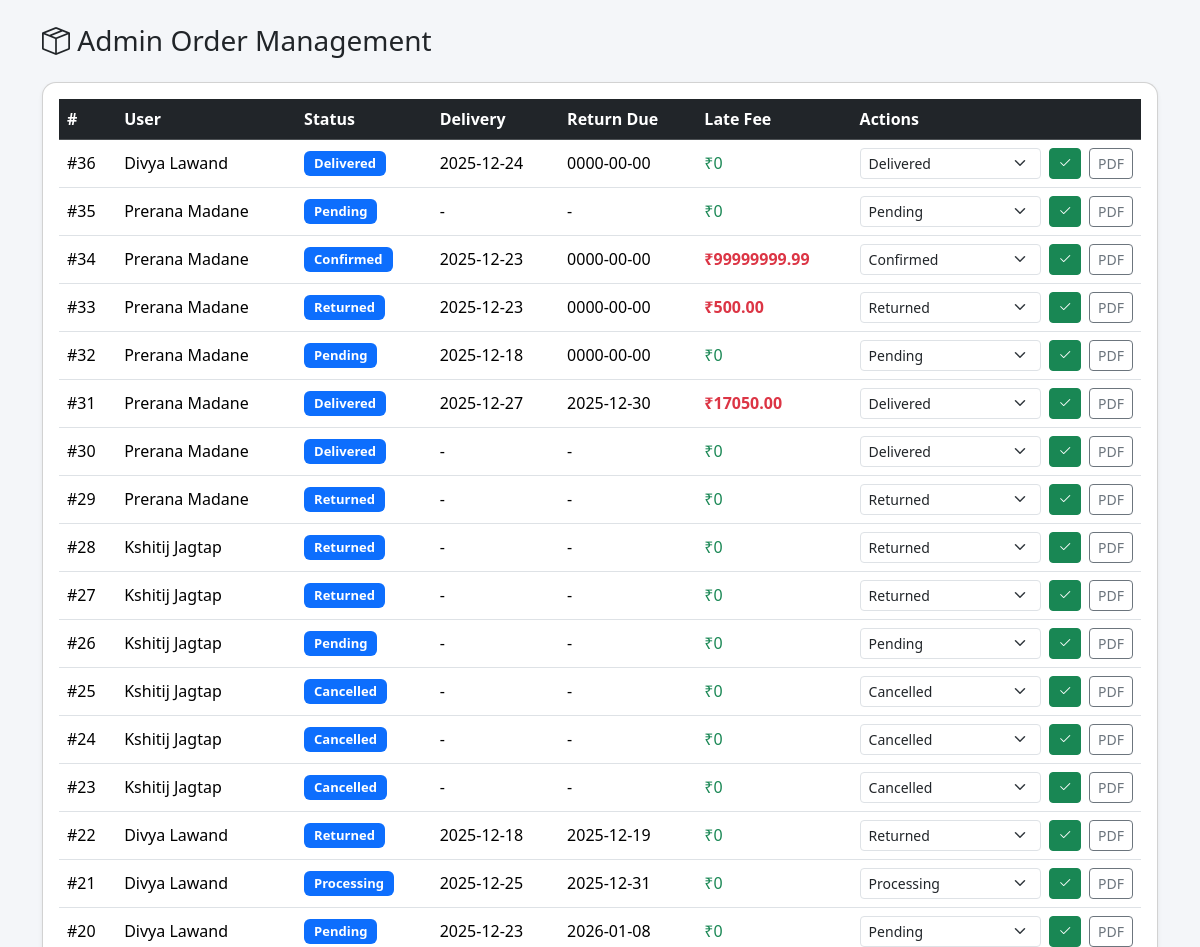
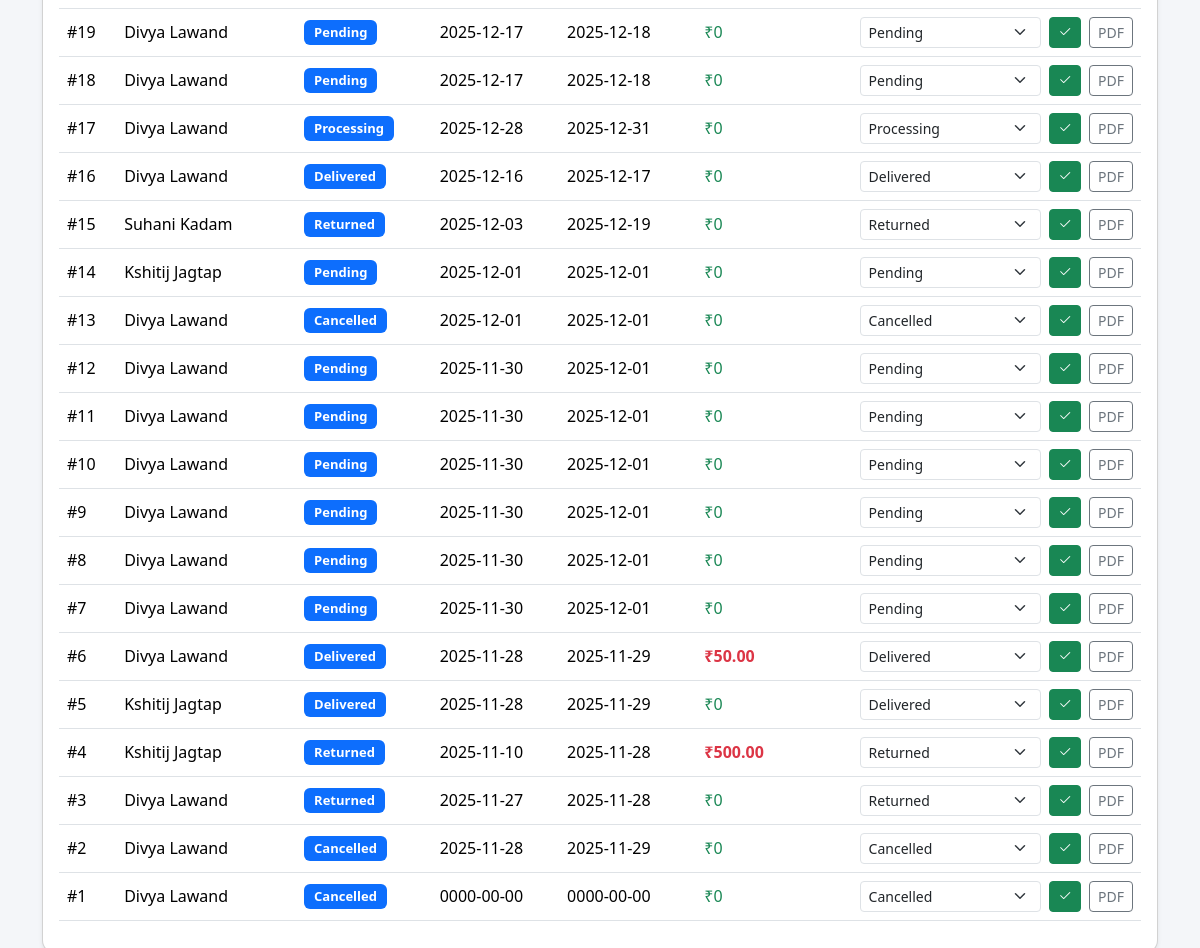
Screenshot of /admin_manage_orders.php with the database file from the repository (2 pictures, top to bottom).
### tables this page shows
CREATE TABLE `orders` (
  `order_id` int(11) NOT NULL,
  `user_id` int(11) DEFAULT NULL,
  `order_date` timestamp NOT NULL DEFAULT current_timestamp(),
  `order_status` enum('pending','confirmed','processing','delivered','returned','cancelled') DEFAULT 'pending',
  `delivery_date` date DEFAULT NULL,
  `return_due_date` date DEFAULT NULL,
  `cancellation_deadline` timestamp NULL DEFAULT NULL,
  `total_rent_amount` decimal(10,2) DEFAULT NULL,
  `total_deposit` decimal(10,2) DEFAULT NULL,
  `advance_amount` decimal(10,2) DEFAULT NULL,
  `final_amount` decimal(10,2) DEFAULT NULL,
  `late_fee` decimal(10,2) DEFAULT 0.00,
  `damage_fee` decimal(10,2) DEFAULT 0.00,
  `refund_amount` decimal(10,2) DEFAULT 0.00,
  `total_amount_payable` decimal(10,2) DEFAULT NULL,
  `delivered_at` datetime DEFAULT NULL,
  `returned_at` datetime DEFAULT NULL,
  `final_payment_status` enum('pending','paid') DEFAULT 'pending',
  `is_overdue` tinyint(1) DEFAULT 0,
  `payment_status` enum('pending','paid') DEFAULT 'pending',
  `payment_method` varchar(20) DEFAULT NULL,
  `paid_amount` decimal(10,2) DEFAULT NULL,
  `paid_at` datetime DEFAULT NULL
);

CREATE TABLE `users` (
  `user_id` int(11) NOT NULL,
  `full_name` varchar(100) DEFAULT NULL,
  `email` varchar(100) DEFAULT NULL,
  `mobile` varchar(15) DEFAULT NULL,
  `password` varchar(255) DEFAULT NULL,
  `address` text DEFAULT NULL,
  `created_at` timestamp NOT NULL DEFAULT current_timestamp()
);

### admin_manage_orders.php (the view, shortened to what this page needs)
<?php
include "../includes/db.php";
$orders = mysqli_query($conn, "
    SELECT o.*, u.full_name
    FROM orders o
    JOIN users u ON u.user_id = o.user_id
    ORDER BY o.order_id DESC
");
?>
<!DOCTYPE html>
<html lang="en">
<head>
<link href="https://cdn.jsdelivr.net/npm/bootstrap@5.3.2/dist/css/bootstrap.min.css" rel="stylesheet">
<link href="https://cdn.jsdelivr.net/npm/bootstrap-icons@1.11.3/font/bootstrap-icons.css" rel="stylesheet">
</head>
<body>
<div class="container mt-4">
    <h3 class="mb-4">
        <i class="bi bi-box-seam"></i> Admin Order Management
    </h3>
    <div class="card shadow-sm">
        <div class="card-body">
            <table class="table table-hover align-middle">
                <thead class="table-dark">
                    <tr>
                        <th>#</th>
                        <th>User</th>
                        <th>Status</th>
                        <th>Delivery</th>
                        <th>Return Due</th>
                        <th>Late Fee</th>
                        <th>Actions</th>
                    </tr>
                </thead>
                <tbody>
                <?php while($o = mysqli_fetch_assoc($orders)): ?>
                <tr>
                    <td>#<?= $o['order_id'] ?></td>
                    <td><?= htmlspecialchars($o['full_name']) ?></td>
                    <td>
                        <span class="badge bg-primary badge-status">
                            <?= ucfirst($o['order_status']) ?>
                        </span>
                    </td>
                    <td><?= $o['delivery_date'] ?: '-' ?></td>
                    <td><?= $o['return_due_date'] ?: '-' ?></td>
                    <td>
                        <?php if($o['late_fee'] > 0): ?>
                            <span class="text-danger fw-bold">₹<?= $o['late_fee'] ?></span>
                        <?php else: ?>
                            <span class="text-success">₹0</span>
                        <?php endif; ?>
                    </td>
                    <td>
                        <form method="post" class="d-flex gap-2">
                            <select name="order_status" class="form-select form-select-sm" required>
                                <?php
                                $statuses = ['pending','confirmed','processing','delivered','returned','cancelled'];
                                foreach($statuses as $s){
                                    $sel = ($o['order_status']==$s)?'selected':'';
                                    echo "<option value='$s' $sel>".ucfirst($s)."</option>";
                                }
                                ?>
                            </select>
                            <button name="update_status" class="btn btn-sm btn-success">
                                <i class="bi bi-check2"></i>
                            </button>
                            <a href="return_invoice.php?order_id=<?= $o['order_id'] ?>"
                               class="btn btn-sm btn-outline-secondary">
                               PDF
                            </a>
                        </form>
                    </td>
                </tr>
                <?php endwhile; ?>
                </tbody>
            </table>
        </div>
    </div>
</div>
</body>
</html>

### admin_manage_orders.php (style rules this page uses)
body { background:#f4f6f9; }
.card { border-radius:14px; }
.badge-status { font-size:13px;padding:6px 10px; }

### rows the page displays
orders: order_id "36", user.full_name "Divya Lawand", order_status "Delivered", delivery_date "2025-12-24", return_due_date "0000-00-00", late_fee "₹0"
orders: order_id "35", user.full_name "Prerana Madane", order_status "Pending", delivery_date "-", return_due_date "-", late_fee "₹0"
orders: order_id "34", user.full_name "Prerana Madane", order_status "Confirmed", delivery_date "2025-12-23", return_due_date "0000-00-00", late_fee "99999999.99"
orders: order_id "33", user.full_name "Prerana Madane", order_status "Returned", delivery_date "2025-12-23", return_due_date "0000-00-00", late_fee "500.00"
orders: order_id "32", user.full_name "Prerana Madane", order_status "Pending", delivery_date "2025-12-18", return_due_date "0000-00-00", late_fee "₹0"
orders: order_id "31", user.full_name "Prerana Madane", order_status "Delivered", delivery_date "2025-12-27", return_due_date "2025-12-30", late_fee "17050.00"
orders: order_id "30", user.full_name "Prerana Madane", order_status "Delivered", delivery_date "-", return_due_date "-", late_fee "₹0"
orders: order_id "29", user.full_name "Prerana Madane", order_status "Returned", delivery_date "-", return_due_date "-", late_fee "₹0"
orders: order_id "28", user.full_name "Kshitij Jagtap", order_status "Returned", delivery_date "-", return_due_date "-", late_fee "₹0"
orders: order_id "27", user.full_name "Kshitij Jagtap", order_status "Returned", delivery_date "-", return_due_date "-", late_fee "₹0"
orders: order_id "26", user.full_name "Kshitij Jagtap", order_status "Pending", delivery_date "-", return_due_date "-", late_fee "₹0"
orders: order_id "25", user.full_name "Kshitij Jagtap", order_status "Cancelled", delivery_date "-", return_due_date "-", late_fee "₹0"
orders: order_id "24", user.full_name "Kshitij Jagtap", order_status "Cancelled", delivery_date "-", return_due_date "-", late_fee "₹0"
orders: order_id "23", user.full_name "Kshitij Jagtap", order_status "Cancelled", delivery_date "-", return_due_date "-", late_fee "₹0"
orders: order_id "22", user.full_name "Divya Lawand", order_status "Returned", delivery_date "2025-12-18", return_due_date "2025-12-19", late_fee "₹0"
orders: order_id "21", user.full_name "Divya Lawand", order_status "Processing", delivery_date "2025-12-25", return_due_date "2025-12-31", late_fee "₹0"
orders: order_id "20", user.full_name "Divya Lawand", order_status "Pending", delivery_date "2025-12-23", return_due_date "2026-01-08", late_fee "₹0"
orders: order_id "19", user.full_name "Divya Lawand", order_status "Pending", delivery_date "2025-12-17", return_due_date "2025-12-18", late_fee "₹0"
orders: order_id "18", user.full_name "Divya Lawand", order_status "Pending", delivery_date "2025-12-17", return_due_date "2025-12-18", late_fee "₹0"
orders: order_id "17", user.full_name "Divya Lawand", order_status "Processing", delivery_date "2025-12-28", return_due_date "2025-12-31", late_fee "₹0"
orders: order_id "16", user.full_name "Divya Lawand", order_status "Delivered", delivery_date "2025-12-16", return_due_date "2025-12-17", late_fee "₹0"
orders: order_id "15", user.full_name "Suhani Kadam", order_status "Returned", delivery_date "2025-12-03", return_due_date "2025-12-19", late_fee "₹0"
orders: order_id "14", user.full_name "Kshitij Jagtap", order_status "Pending", delivery_date "2025-12-01", return_due_date "2025-12-01", late_fee "₹0"
orders: order_id "13", user.full_name "Divya Lawand", order_status "Cancelled", delivery_date "2025-12-01", return_due_date "2025-12-01", late_fee "₹0"
orders: order_id "12", user.full_name "Divya Lawand", order_status "Pending", delivery_date "2025-11-30", return_due_date "2025-12-01", late_fee "₹0"
orders: order_id "11", user.full_name "Divya Lawand", order_status "Pending", delivery_date "2025-11-30", return_due_date "2025-12-01", late_fee "₹0"
orders: order_id "10", user.full_name "Divya Lawand", order_status "Pending", delivery_date "2025-11-30", return_due_date "2025-12-01", late_fee "₹0"
orders: order_id "9", user.full_name "Divya Lawand", order_status "Pending", delivery_date "2025-11-30", return_due_date "2025-12-01", late_fee "₹0"
orders: order_id "8", user.full_name "Divya Lawand", order_status "Pending", delivery_date "2025-11-30", return_due_date "2025-12-01", late_fee "₹0"
orders: order_id "7", user.full_name "Divya Lawand", order_status "Pending", delivery_date "2025-11-30", return_due_date "2025-12-01", late_fee "₹0"
orders: order_id "6", user.full_name "Divya Lawand", order_status "Delivered", delivery_date "2025-11-28", return_due_date "2025-11-29", late_fee "50.00"
orders: order_id "5", user.full_name "Kshitij Jagtap", order_status "Delivered", delivery_date "2025-11-28", return_due_date "2025-11-29", late_fee "₹0"
orders: order_id "4", user.full_name "Kshitij Jagtap", order_status "Returned", delivery_date "2025-11-10", return_due_date "2025-11-28", late_fee "500.00"
orders: order_id "3", user.full_name "Divya Lawand", order_status "Returned", delivery_date "2025-11-27", return_due_date "2025-11-28", late_fee "₹0"
orders: order_id "2", user.full_name "Divya Lawand", order_status "Cancelled", delivery_date "2025-11-28", return_due_date "2025-11-29", late_fee "₹0"
orders: order_id "1", user.full_name "Divya Lawand", order_status "Cancelled", delivery_date "0000-00-00", return_due_date "0000-00-00", late_fee "₹0"

### other values shown
form field order_status "Confirmed"
form field order_status "Returned"
form field order_status "Pending"
form field order_status "Delivered"
form field order_status "Cancelled"
form field order_status "Processing"
